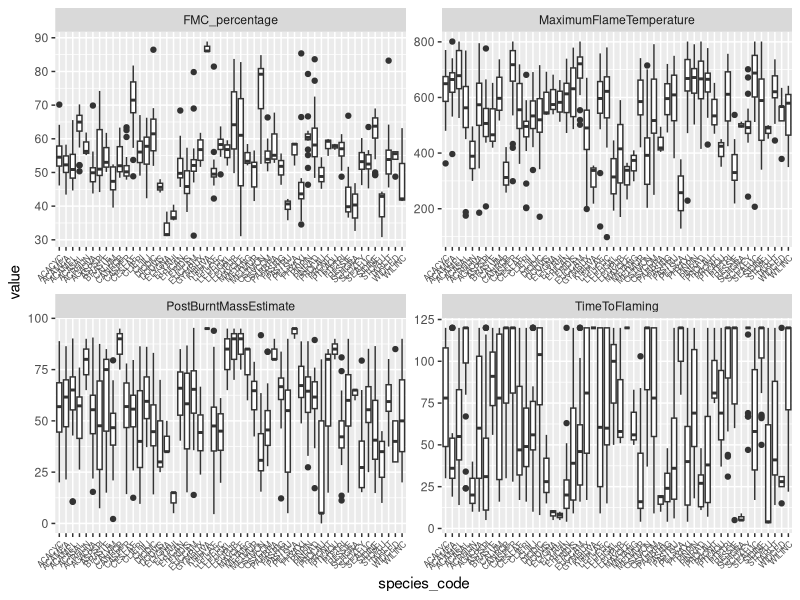
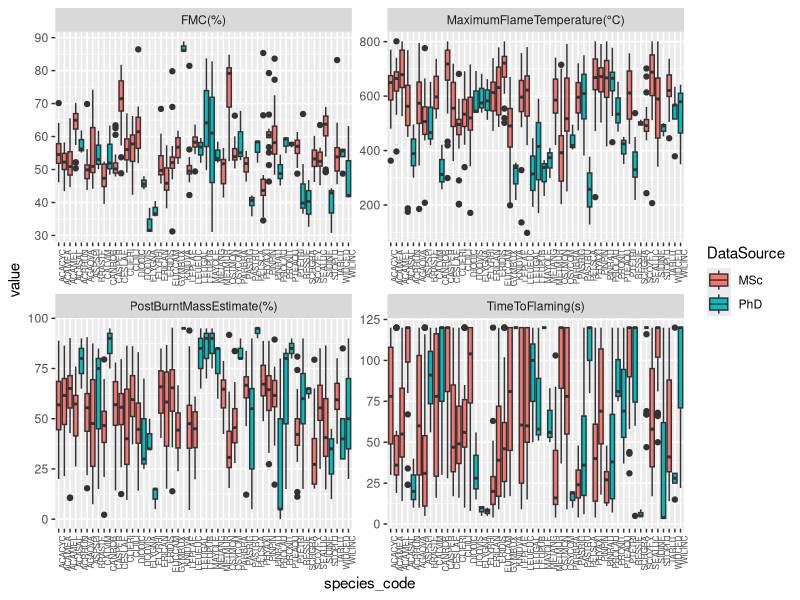
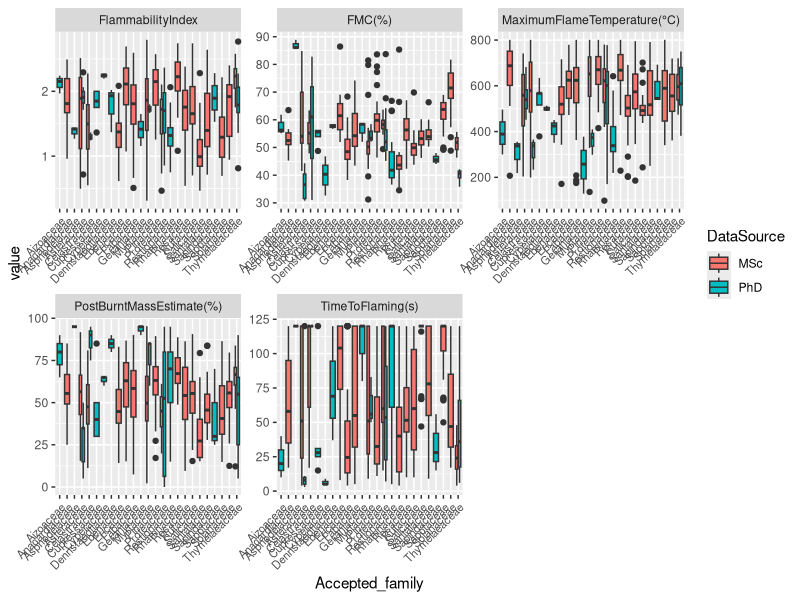
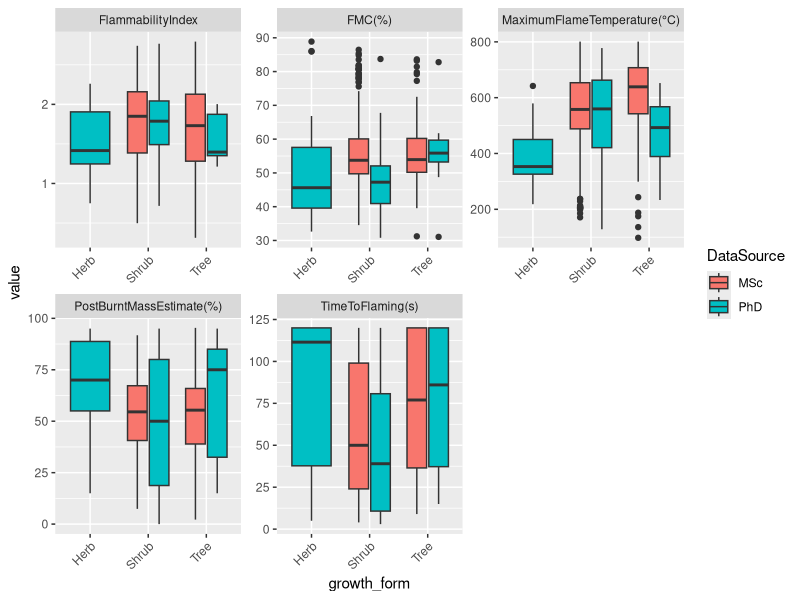
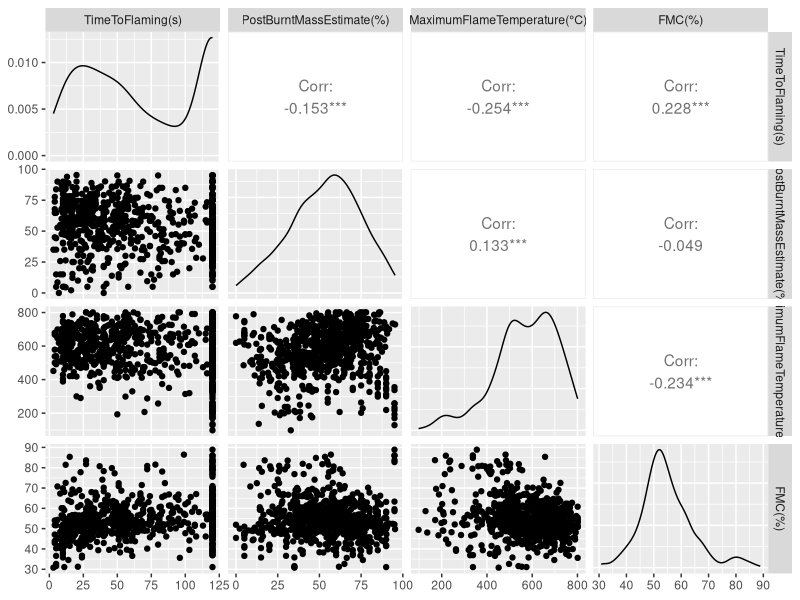
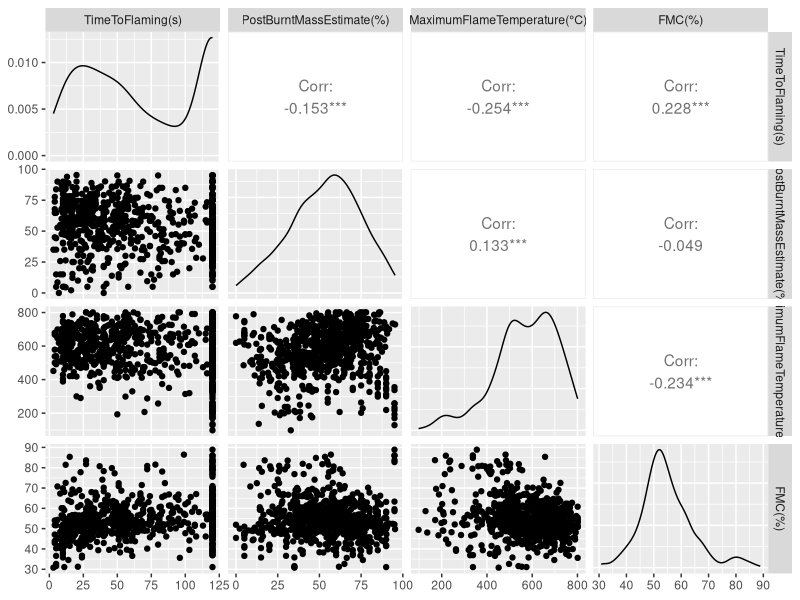
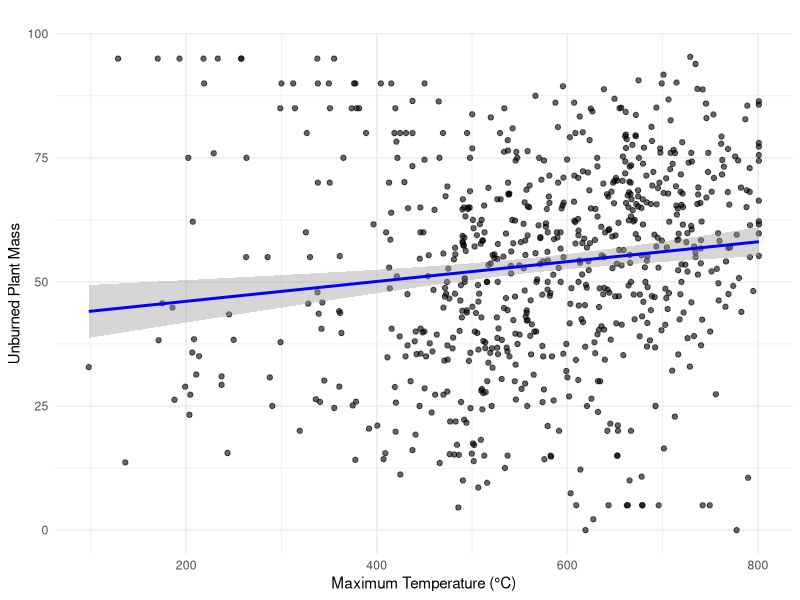

Write the R code that produced these figures, in order.
#
###
#packages
library(tidyverse)
library(readxl) 
library(GGally)
library(hms)

#reads data
#Loads the Excel file
#Cleans and reshapes the data
#Plots faceted box plots with rotated x-axis labels
#flammability attributes varies across species
read_xlsx("Data/01msc_cederberg_CombinedFlamm.xlsx", sheet = "Combined") %>%
  pivot_longer(cols = c("TimeToFlaming", "PostBurntMassEstimate", "MaximumFlameTemperature","FMC_percentage"),
               names_to = "variable", values_to = "value") %>%
  ggplot() +
  geom_boxplot(aes(y = value, x = species_code)) +
  theme(axis.text.x = element_text(angle = 45, hjust = 1, size = 6)) +
  facet_wrap(vars(variable), scales = "free")

#create an object of the data I want to use
CombinedOG <- read_xlsx("Data/01msc_cederberg_CombinedFlamm.xlsx", sheet = "Combined")

#See what sheets are in the Excel workbook
excel_sheets("Data/01msc_cederberg_CombinedFlamm.xlsx") #aaahh!

#to see class category of table contents
sapply(CombinedOG, class)            #melikeythisone

#make Date column to Date class and timeburnt to HM
CombinedOG <- CombinedOG %>%
  mutate(
    Date = as.Date(as.character(Date), format = "%Y%m%d"),
    `time burnt` = format(`time burnt`, "%H:%M")
  )

#create Datasource shows data from PhD or MSc
CombinedOG <- CombinedOG %>%
  mutate(
    year = substr(as.character(Date), 1, 4),
    DataSource = case_when(
      year == "2024" ~ "PhD",
      year %in% c("2018", "2019") ~ "MSc")
    )
  
#checking PhD/MSc entries
CombinedOG %>%
  count(DataSource)     #alrightee

#rename some headings
CombinedOG <- CombinedOG %>%
 rename(
    `FMC(%)` = FMC_percentage,
    `TimeToFlaming(s)` = TimeToFlaming,
    `PostBurntMassEstimate(%)` = PostBurntMassEstimate,
    `MaximumFlameTemperature(°C)` = MaximumFlameTemperature
    )

#see all columns in df 
colnames(CombinedOG)

#remove columns not needed
CombinedOG <- CombinedOG %>%
  select(-`PreFireMass_(g)`, -PBM, -MFT, -TTF, -year, -paperbagID)

summary(CombinedOG)

#CombinedOG in long format 
CombinedLong <- CombinedOG %>%
  pivot_longer(cols = c("TimeToFlaming(s)", "PostBurntMassEstimate(%)", "MaximumFlameTemperature(°C)", "FMC(%)", "FlammabilityIndex"),
               names_to = "variable", values_to = "value")

#boxplots on Long data
CombinedLong %>%
  filter(variable != "FlammabilityIndex") %>%
  group_by(variable) %>%
  ggplot(aes(y = value, x = species_code, fill = DataSource)) +
  geom_boxplot() +
  theme(axis.text.x = element_text(angle = 90, hjust = 1, size = 6)) +
  facet_wrap(vars(variable), scales = "free")       #MSc has more shrubs and trees
                                                    #PhD has more herbs and shrubs
                                                   

#see if MSc vs PhD independent datas if comparable
CombinedLong %>%
  group_by(variable) %>%
  summarise(
    p_value = wilcox.test(value ~ DataSource)$p.value
  )

#Flamm Attriutes by family
CombinedLong %>%
  ggplot() +
  geom_boxplot(aes(y = value, x = Accepted_family, fill = DataSource)) +
  theme(axis.text.x = element_text(angle = 45, hjust = 1, size = 8)) +
  facet_wrap(vars(variable), scales = "free")

#Flamm Attriutes by growth form
CombinedLong %>%
  ggplot() +
  geom_boxplot(aes(y = value, x = growth_form, fill = DataSource)) +
  theme(axis.text.x = element_text(angle = 45, hjust = 1)) +
  facet_wrap(vars(variable), scales = "free")

# structure overview of the entire dataframe
str(CombinedLong)

#cederberg means
CombinedOG %>%          #cant use long data here because column is just value
group_by(Site) %>%
  summarize(`FMC(%)` = mean(`FMC(%)`),
            `MaximumFlameTemperature(°C)` = mean(`MaximumFlameTemperature(°C)`),
            `TimeToFlaming(s)` = mean(`TimeToFlaming(s)`), 
            `PostBurntMassEstimate(%)` = mean(`PostBurntMassEstimate(%)`)
  )

#filtered cederberg, and selected a set of variables
#and arranged Temp in desc.order
CombinedOG%>% 
  filter(Site == "Cederberg") %>%
  select(`Date`, `MaximumFlameTemperature(°C)`,`FMC(%)`) %>%
  arrange(desc(`MaximumFlameTemperature(°C)`))

# plot everything against everything
CombinedOG %>%
  select(`Site`, `TimeToFlaming(s)`, `PostBurntMassEstimate(%)`, `MaximumFlameTemperature(°C)`, `FMC(%)`) %>%
    GGally::ggpairs(columns = 2:ncol(.))


# Select only the numeric flammability columns for pairwise plots
CombinedOG %>%
  select(
    `TimeToFlaming(s)`,
    `PostBurntMassEstimate(%)`,
    `MaximumFlameTemperature(°C)`,
    `FMC(%)`
  ) %>%
  ggpairs()         
                                
       
#maximum temperature vs postburntmass
ggplot(CombinedOG, aes(x = `MaximumFlameTemperature(°C)`, y = `PostBurntMassEstimate(%)`)) +
  geom_point(alpha = 0.6) +
  geom_smooth(method = "lm", se = TRUE, color = "blue") +
  labs(title = "",
       x = "Maximum Temperature (°C)",
       y = "Unburned Plant Mass") +
  theme_minimal()                             #mmh...

#



